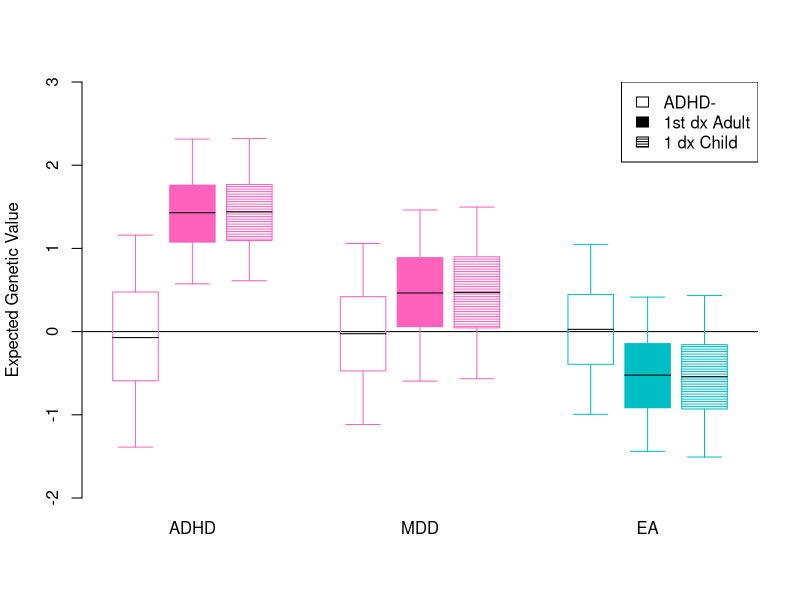

Recreate this plot in R. (Note: this script raises an error after producing the figure.)
gen_cor_norm <- function( n, mu, sigma, rho, pop=F ) {
	
	t <- length( mu )
	X <- matrix( rnorm( t*n ), n, t )
	X.sig <- var( scale( X ) )
	X.sig.C.inv <- solve( chol( X.sig ) )
	X.clean <- scale( X %*% X.sig.C.inv )
	rho.C <- chol( rho )
	Y <- matrix( rep( mu, n ), n, t, byrow=T ) + 
			( X.clean %*% rho.C ) * matrix( rep( sigma, n ), n, t, byrow=T )

	return( Y )
	
}

plot.profiles.age <- function( l.value, p.value, plotName, traits=c("Trait 1", "Trait 2", "Trait 3") ) {
	
	l.1.con <- mean( l.value[ p.value[,1] == 0, 1 ] )
	l.2.con <- mean( l.value[ p.value[,1] == 0, 2 ] )
	l.3.con <- mean( l.value[ p.value[,1] == 0, 3 ] )
			
	l.1.ch <- mean( l.value[ p.value[,1] == 1 & p.value[,4] < 18, 1 ] )
	l.2.ch <- mean( l.value[ p.value[,1] == 1 & p.value[,4] < 18, 2 ] )
	l.3.ch <- mean( l.value[ p.value[,1] == 1 & p.value[,4] < 18, 3 ] )
	
	l.1.adult <- mean( l.value[ p.value[,1] == 1 & p.value[,4] > 18, 1 ] ) 
	l.2.adult <- mean( l.value[ p.value[,1] == 1 & p.value[,4] > 18, 2 ] )
	l.3.adult <- mean( l.value[ p.value[,1] == 1 & p.value[,4] > 18, 3 ] )

	sd.1.con <- sd( l.value[ p.value[,1] == 0, 1 ] ) / 
						sqrt( sum( p.value[,1] == 0 ) )
	sd.2.con <- sd( l.value[ p.value[,1] == 0, 2 ] ) / 
						sqrt( sum( p.value[,1] == 0 ) )
	sd.3.con <- sd( l.value[ p.value[,1] == 0, 3 ] ) / 
						sqrt( sum( p.value[,1] == 0 ) )
			
	sd.1.ch <- sd( l.value[ p.value[,1] == 1 & p.value[,4] < 18, 1 ] ) / 
						sqrt( sum( p.value[,1] == 1 & p.value[,4] < 18 ) )
	sd.2.ch <- sd( l.value[ p.value[,1] == 1 & p.value[,4] < 18, 2 ] ) / 
						sqrt( sum( p.value[,1] == 1 & p.value[,4] < 18 ) )
	sd.3.ch <- sd( l.value[ p.value[,1] == 1 & p.value[,4] < 18, 3 ] ) / 
						sqrt( sum( p.value[,1] == 1 & p.value[,4] < 18 ) )
	
	sd.1.adult <- sd( l.value[ p.value[,1] == 1 & p.value[,4] > 18, 1 ] ) / 
						sqrt( sum( p.value[,1] == 1 & p.value[,4] > 18 ) ) 
	sd.2.adult <- sd( l.value[ p.value[,1] == 1 & p.value[,4] > 18, 2 ] ) / 
						sqrt( sum( p.value[,1] == 1 & p.value[,4] > 18 ) )
	sd.3.adult <- sd( l.value[ p.value[,1] == 1 & p.value[,4] > 18, 3 ] ) / 
						sqrt( sum( p.value[,1] == 1 & p.value[,4] > 18 ) )


	plot.dat <- rbind( 	c( l.1.con, l.1.adult, l.1.ch ),
						c( l.2.con, l.2.adult, l.2.ch ),
						c( l.3.con, l.3.adult, l.3.ch ) )
	plot.sd <- rbind( 	c( sd.1.con, sd.1.adult, sd.1.ch ),
						c( sd.2.con, sd.2.adult, sd.2.ch ),
						c( sd.3.con, sd.3.adult, sd.3.ch ) )
	
	col.cats <- c( "#FF62BC", "#FF62BC", "#00BFC4" )
	dense.cats <- c( 0, NA, 40 )
	angle.cats <- c( NA, NA, 0 )
	
	pdf( plotName )	
	
	b.plot <- print( barplot( t( plot.dat ),
					names.arg=traits, 
					beside=T,
					angle=angle.cats, density=dense.cats, 
					ylab="Expected Genetic Value",
					col=rep( c( "#FF62BC", "#FF62BC", "#00BFC4" ), each=3 ),
#					ylim=c( min( plot.dat ) - 0.1*( max(plot.dat)-min(plot.dat) ),
#							max( plot.dat ) + 0.1*( max(plot.dat)-min(plot.dat) ) )
					ylim=c(-0.75,2)		
				) )
	print( segments( b.plot, t( plot.dat )-1.96*t( plot.sd ), 
			b.plot, t( plot.dat )+1.96*t( plot.sd ) ) )
	print( segments( b.plot-0.25, t( plot.dat )+1.96*t( plot.sd ), 
			b.plot+0.25, t( plot.dat )+1.96*t( plot.sd ) ) )
	print( segments( b.plot-0.25, t( plot.dat )-1.96*t( plot.sd ), 
			b.plot+0.25, t( plot.dat )-1.96*t( plot.sd ) ) )

	print( legend( 'topright', legend=c("ADHD-", "1st dx Adult", "1 dx Child"),
					angle=angle.cats, 
					density=dense.cats, 
					col=rep( c( "#FF62BC", "#FF62BC", "#00BFC4" ), each=3 ) ) )

	dev.off()
	
	out.dat <- list( plot.dat, plot.sd, b.plot )	
	
	return( out.dat )
	
}

plot.profiles.age.bnw <- function( l.value, p.value, plotName, traits=c("Trait 1", "Trait 2", "Trait 3") ) {
	
	l.1.con <- mean( l.value[ p.value[,1] == 0, 1 ] )
	l.2.con <- mean( l.value[ p.value[,1] == 0, 2 ] )
	l.3.con <- mean( l.value[ p.value[,1] == 0, 3 ] )
			
	l.1.ch <- mean( l.value[ p.value[,1] == 1 & p.value[,4] < 18, 1 ] )
	l.2.ch <- mean( l.value[ p.value[,1] == 1 & p.value[,4] < 18, 2 ] )
	l.3.ch <- mean( l.value[ p.value[,1] == 1 & p.value[,4] < 18, 3 ] )
	
	l.1.adult <- mean( l.value[ p.value[,1] == 1 & p.value[,4] > 18, 1 ] ) 
	l.2.adult <- mean( l.value[ p.value[,1] == 1 & p.value[,4] > 18, 2 ] )
	l.3.adult <- mean( l.value[ p.value[,1] == 1 & p.value[,4] > 18, 3 ] )

	q05.1.con <- quantile( l.value[ p.value[,1] == 0, 1 ], 0.05 )
	q05.2.con <- quantile( l.value[ p.value[,1] == 0, 2 ], 0.05 )
	q05.3.con <- quantile( l.value[ p.value[,1] == 0, 3 ], 0.05 )
			
	q05.1.ch <- quantile( l.value[ p.value[,1] == 1 & p.value[,4] < 18, 1 ], 0.05 )
	q05.2.ch <- quantile( l.value[ p.value[,1] == 1 & p.value[,4] < 18, 2 ], 0.05 )
	q05.3.ch <- quantile( l.value[ p.value[,1] == 1 & p.value[,4] < 18, 3 ], 0.05 )
	
	q05.1.adult <- quantile( l.value[ p.value[,1] == 1 & p.value[,4] > 18, 1 ], 0.05 ) 
	q05.2.adult <- quantile( l.value[ p.value[,1] == 1 & p.value[,4] > 18, 2 ], 0.05 )
	q05.3.adult <- quantile( l.value[ p.value[,1] == 1 & p.value[,4] > 18, 3 ], 0.05 )

	q25.1.con <- quantile( l.value[ p.value[,1] == 0, 1 ], 0.25 )
	q25.2.con <- quantile( l.value[ p.value[,1] == 0, 2 ], 0.25 )
	q25.3.con <- quantile( l.value[ p.value[,1] == 0, 3 ], 0.25 )
			
	q25.1.ch <- quantile( l.value[ p.value[,1] == 1 & p.value[,4] < 18, 1 ], 0.25 )
	q25.2.ch <- quantile( l.value[ p.value[,1] == 1 & p.value[,4] < 18, 2 ], 0.25 )
	q25.3.ch <- quantile( l.value[ p.value[,1] == 1 & p.value[,4] < 18, 3 ], 0.25 )
	
	q25.1.adult <- quantile( l.value[ p.value[,1] == 1 & p.value[,4] > 18, 1 ], 0.25 ) 
	q25.2.adult <- quantile( l.value[ p.value[,1] == 1 & p.value[,4] > 18, 2 ], 0.25 )
	q25.3.adult <- quantile( l.value[ p.value[,1] == 1 & p.value[,4] > 18, 3 ], 0.25 )

	q75.1.con <- quantile( l.value[ p.value[,1] == 0, 1 ], 0.75 )
	q75.2.con <- quantile( l.value[ p.value[,1] == 0, 2 ], 0.75 )
	q75.3.con <- quantile( l.value[ p.value[,1] == 0, 3 ], 0.75 )
			
	q75.1.ch <- quantile( l.value[ p.value[,1] == 1 & p.value[,4] < 18, 1 ], 0.75 )
	q75.2.ch <- quantile( l.value[ p.value[,1] == 1 & p.value[,4] < 18, 2 ], 0.75 )
	q75.3.ch <- quantile( l.value[ p.value[,1] == 1 & p.value[,4] < 18, 3 ], 0.75 )
	
	q75.1.adult <- quantile( l.value[ p.value[,1] == 1 & p.value[,4] > 18, 1 ], 0.75 ) 
	q75.2.adult <- quantile( l.value[ p.value[,1] == 1 & p.value[,4] > 18, 2 ], 0.75 )
	q75.3.adult <- quantile( l.value[ p.value[,1] == 1 & p.value[,4] > 18, 3 ], 0.75 )

	q95.1.con <- quantile( l.value[ p.value[,1] == 0, 1 ], 0.95 )
	q95.2.con <- quantile( l.value[ p.value[,1] == 0, 2 ], 0.95 )
	q95.3.con <- quantile( l.value[ p.value[,1] == 0, 3 ], 0.95 )
			
	q95.1.ch <- quantile( l.value[ p.value[,1] == 1 & p.value[,4] < 18, 1 ], 0.95 )
	q95.2.ch <- quantile( l.value[ p.value[,1] == 1 & p.value[,4] < 18, 2 ], 0.95 )
	q95.3.ch <- quantile( l.value[ p.value[,1] == 1 & p.value[,4] < 18, 3 ], 0.95 )
	
	q95.1.adult <- quantile( l.value[ p.value[,1] == 1 & p.value[,4] > 18, 1 ], 0.95 ) 
	q95.2.adult <- quantile( l.value[ p.value[,1] == 1 & p.value[,4] > 18, 2 ], 0.95 )
	q95.3.adult <- quantile( l.value[ p.value[,1] == 1 & p.value[,4] > 18, 3 ], 0.95 )
	
	plot.dat <- rbind( 	c( l.1.con, l.1.adult, l.1.ch ),
						c( l.2.con, l.2.adult, l.2.ch ),
						c( l.3.con, l.3.adult, l.3.ch ) )
	plot.q05 <- rbind( 	c( q05.1.con, q05.1.adult, q05.1.ch ),
						c( q05.2.con, q05.2.adult, q05.2.ch ),
						c( q05.3.con, q05.3.adult, q05.3.ch ) )
	plot.q25 <- rbind( 	c( q25.1.con, q25.1.adult, q25.1.ch ),
						c( q25.2.con, q25.2.adult, q25.2.ch ),
						c( q25.3.con, q25.3.adult, q25.3.ch ) )
	plot.q75 <- rbind( 	c( q75.1.con, q75.1.adult, q75.1.ch ),
						c( q75.2.con, q75.2.adult, q75.2.ch ),
						c( q75.3.con, q75.3.adult, q75.3.ch ) )	
	plot.q95 <- rbind( 	c( q95.1.con, q95.1.adult, q95.1.ch ),
						c( q95.2.con, q95.2.adult, q95.2.ch ),
						c( q95.3.con, q95.3.adult, q95.3.ch ) )
																		
	col.cats <- c( "#FF62BC", "#FF62BC", "#00BFC4" )
	dense.cats <- c( 0, NA, 40 )
	angle.cats <- c( NA, NA, 0 )
	
	pdf( plotName )	
	
	b.plot <- print( barplot( t( plot.dat ),
					names.arg=traits, 
					beside=T,
					angle=angle.cats, density=dense.cats, 
					ylab="Expected Genetic Value",
					col='white', border='white',
#					ylim=c( min( plot.dat ) - 0.1*( max(plot.dat)-min(plot.dat) ),
#							max( plot.dat ) + 0.1*( max(plot.dat)-min(plot.dat) ) )
					ylim=c(-2,3), type='n'		
				) )

	abline( h=0 )

	for ( i in 1:3 ) {
	for ( g in 1:3 ) {
		
		t.col=col.cats[ i ]
		t.border=col.cats[ i ]
		t.angle=angle.cats[ g ]
		t.density=dense.cats[ g ]	

		tempMat <- t( plot.dat )
		tempMat.q05 <- t( plot.q05 )
		tempMat.q25 <- t( plot.q25 )
		tempMat.q75 <- t( plot.q75 )
		tempMat.q95 <- t( plot.q95 )
				
		polygon(	c( b.plot[ g,i ]-0.4, b.plot[ g,i ]+0.4, b.plot[ g,i ]+0.4, b.plot[ g,i ]-0.4 ), 
					c( tempMat.q25[ g,i ], tempMat.q25[ g,i ], tempMat.q75[ g,i ], tempMat.q75[ g,i ] ), 
					col=t.col,
					border=t.border,
					angle=t.angle,
					density=t.density
					)
		segments(	b.plot[ g,i ], tempMat.q75[ g,i ], 
					b.plot[ g,i ], tempMat.q95[ g,i ], 
					col=t.col
					)
		segments(	b.plot[ g,i ], tempMat.q25[ g,i ], 
					b.plot[ g,i ], tempMat.q05[ g,i ], 
					col=t.col
					)							
		segments(	b.plot[ g,i ]+0.3, tempMat.q05[ g,i ], 
					b.plot[ g,i ]-0.3, tempMat.q05[ g,i ], 
					col=t.col
					)	
		segments(	b.plot[ g,i ]+0.3, tempMat.q95[ g,i ], 
					b.plot[ g,i ]-0.3, tempMat.q95[ g,i ], 
					col=t.col
					)
		segments(	b.plot[ g,i ]+0.4, tempMat[ g,i ], 
					b.plot[ g,i ]-0.4, tempMat[ g,i ], 
					col=1
					)					
	}
	}


	print( legend( 'topright', legend=c("ADHD-", "1st dx Adult", "1 dx Child"),
					angle=angle.cats, 
					density=dense.cats, 
					col=rep( c( "#FF62BC", "#FF62BC", "#00BFC4" ), each=3 ) ) )

	dev.off()
	
	out.dat <- list( plot.dat, plot.sd, b.plot )	
	
	return( out.dat )
	
}

## Basic parameters

traits <- c( "ADHD", "MDD", "EA" )
n=100000
m=250
k=c( 0.05, 0.15, NA )
h2=c( 0.7, 0.45, 0.4 )
#h2=c( 0.2, 0.2, 0.2 )
rg=matrix( c( 1, 0.4, -0.5, 0.4, 1, -0.25, -0.5, -0.25, 1), 3, 3 )
re=diag( length(h2) )
onset <- c( 5, 15, NA )		#ADHD uniform: 5 to 20, MDD: uniform 15 to 65
offset <- c( 20, 65, NA)
t <- length( h2 )

## Model 0: Add random, uniform age of onset of ADHD

# Genotypes
g <- matrix( rnorm( n*m ), n, m )
beta <- gen_cor_norm( m, rep(0,t), sqrt(h2/m), rg, pop=F )
# Genetic values
g.value.0 <- g %*% beta
# Environmental values				
e.value.0 <- gen_cor_norm( n, rep(0,t), sqrt(1-h2), re, pop=F )
# Liability values
l.value.0 <- g.value.0 + e.value.0
# Convert liability to 'disorder' phenotypes
p.value.0 <- l.value.0
p.value.0[ ,1 ] <- 1*( l.value.0[,1] >= qnorm( 1-k[1] ) )
p.value.0[ ,2 ] <- 1*( l.value.0[,2] >= qnorm( 1-k[2] ) )

# Add onset
p.value.0 <- cbind( p.value.0, 0 )
p.value.0 <- cbind( p.value.0, 0 )
p.value.0[ , 4 ] <- sample( seq( onset[1], offset[1], by=5 ),
											n, replace=T )
p.value.0[ , 5 ] <- sample( seq( onset[2], offset[2], by=5 ),
											n, replace=T )

#Plot baseline
plot.0 <- plot.profiles.age.bnw( g.value.0, p.value.0,"AdultOnset_Model0.bnw.pdf", traits )

# Model 1a: Add age of onset of ADHD associated with ADHD genetics ( younger = more )
p.value.1a <- p.value.0
p.value.1a[ ,4 ] <- 0
p.value.1a[ g.value.0[,1] < quantile( g.value.0[ l.value.0[,1] >= qnorm( 1-k[1] ),1 ], 0.25 ), 4 ] <- 
			sample( c( 20,20,20,15,10,5), 
#			sample( c( 20,20 ), 			
					replace=T,
					size=sum( g.value.0[,1] < quantile( g.value.0[ l.value.0[,1] >= qnorm( 1-k[1] ), 1 ], 0.25 ) ) 
			)
p.value.1a[ g.value.0[,1] >= quantile( g.value.0[ l.value.0[,1] >= qnorm( 1-k[1] ), 1 ], 0.25 ) & 
			g.value.0[,1] < quantile( g.value.0[ l.value.0[,1] >= qnorm( 1-k[1] ), 1 ], 0.5 ), 4 ] <- 
			sample( c( 20,15,15,15,10,5), 
#			sample( c( 15,15 ), 
					replace=T,
					size=sum( g.value.0[,1] >= quantile( g.value.0[ l.value.0[,1] >= qnorm( 1-k[1] ), 1 ], 0.25 ) & 
							g.value.0[,1] < quantile( g.value.0[ l.value.0[,1] >= qnorm( 1-k[1] ), 1 ], 0.5 ) 
					) 
			)
p.value.1a[ g.value.0[,1] >= quantile( g.value.0[ l.value.0[,1] >= qnorm( 1-k[1] ), 1 ], 0.5 ) & 
			g.value.0[,1] < quantile( g.value.0[ l.value.0[,1] >= qnorm( 1-k[1] ), 1 ], 0.75 ), 4 ] <-
			sample( c( 20,15,10,10,10,5), 
#			sample( c( 10,10 ), 
					replace=T,
					sum( g.value.0[,1] >= quantile( g.value.0[ l.value.0[,1] >= qnorm( 1-k[1] ), 1 ], 0.5 ) & 
							g.value.0[,1] < quantile( g.value.0[ l.value.0[,1] >= qnorm( 1-k[1] ), 1 ], 0.75 ) 
					) 
			)
p.value.1a[ g.value.0[,1] >= quantile( g.value.0[ l.value.0[,1] >= qnorm( 1-k[1] ), 1 ], 0.75 ), 4 ] <-  
			sample( c( 20,15,10,5,5,5), 
#			sample( c( 5,5 ),
					replace=T,
					size=sum( g.value.0[,1] >= quantile( g.value.0[ l.value.0[,1] >= qnorm( 1-k[1] ), 1 ], 0.75 ) ) 
			)

plot.1a <- plot.profiles.age.bnw( g.value.0, p.value.1a,"AdultOnset_Model1a.bnw.pdf", traits )

# Model 1b: Add age of onset of ADHD associated with ADHD genetics ( younger = less )
p.value.1b <- p.value.0
p.value.1b[ ,4 ] <- 0
p.value.1b[ g.value.0[,1] < quantile( g.value.0[ l.value.0[,1] >= qnorm( 1-k[1] ), 1 ], 0.25 ), 4 ] <- 
			sample( c( 20,15,10,5,5,5), 
#			sample( c( 5,5 ),
					replace=T,
					size=sum( g.value.0[,1] < quantile( g.value.0[ l.value.0[,1] >= qnorm( 1-k[1] ), 1 ], 0.25 ) ) 
			)
p.value.1b[ g.value.0[,1] >= quantile( g.value.0[ l.value.0[,1] >= qnorm( 1-k[1] ), 1 ], 0.25 ) & 
			g.value.0[,1] < quantile( g.value.0[ l.value.0[,1] >= qnorm( 1-k[1] ), 1 ], 0.5 ), 4 ] <- 
			sample( c( 20,15,10,10,10,5), 
#			sample( c( 10,10 ), 
					replace=T,
					size=sum( g.value.0[,1] >= quantile( g.value.0[ l.value.0[,1] >= qnorm( 1-k[1] ), 1 ], 0.25 ) & 
							g.value.0[,1] < quantile( g.value.0[ l.value.0[,1] >= qnorm( 1-k[1] ), 1 ], 0.5 ) 
					) 
			)
p.value.1b[ g.value.0[,1] >= quantile( g.value.0[ l.value.0[,1] >= qnorm( 1-k[1] ), 1 ], 0.5 ) & 
			g.value.0[,1] < quantile( g.value.0[ l.value.0[,1] >= qnorm( 1-k[1] ), 1 ], 0.75 ), 4 ] <-
			sample( c( 20,15,15,15,10,5), 
#			sample( c( 15,15 ), 
					replace=T,
					sum( g.value.0[,1] >= quantile( g.value.0[ l.value.0[,1] >= qnorm( 1-k[1] ), 1 ], 0.5 ) & 
							g.value.0[,1] < quantile( g.value.0[ l.value.0[,1] >= qnorm( 1-k[1] ), 1 ], 0.75 ) 
					) 
			)
p.value.1b[ g.value.0[,1] >= quantile( g.value.0[ l.value.0[,1] >= qnorm( 1-k[1] ), 1 ], 0.75 ), 4 ] <-  
			sample( c( 20,20,20,15,10,5), 
#			sample( c( 20,20 ), 			
					replace=T,
					size=sum( g.value.0[,1] >= quantile( g.value.0[ l.value.0[,1] >= qnorm( 1-k[1] ), 1 ], 0.75 ) ) 
			)

plot.1b <- plot.profiles.age.bnw( g.value.0, p.value.1b,"AdultOnset_Model1b.bnw.pdf", traits )

# Model 2: Add childhood onset, and adult including misdiagnosed

#rg.2=matrix( c( 1, 0.4, -0.5, 0.4, 1, -0.25, -0.5, -0.25, 1), 3, 3 )
#rg.2=matrix( c( 1, 0.4, -0.33, 0.4, 1, -0.33, -0.33, -0.33, 1), 3, 3 )
#rg.2=matrix( c( 1, 0.4, -0.25, 0.4, 1, -0.5, -0.25, -0.5, 1), 3, 3 )
#g.value.2 <- gen_cor_norm( n, rep(0,t), sqrt(h2), rg.2, pop=F )
#e.value.2 <- gen_cor_norm( n, rep(0,t), sqrt(1-h2), re, pop=F )
#l.value.2 <- g.value.2 + e.value.2
#p.value.2 <- l.value.2
#p.value.2[ ,1 ] <- 1*( l.value.2[,1] >= qnorm( 1-k[1] ) )
#p.value.2[ ,2 ] <- 1*( l.value.2[,2] >= qnorm( 1-k[2] ) )

p.value.2 <- l.value.0
p.value.2[ ,1 ] <- 1*( l.value.0[,1] >= qnorm( 1-k[1] ) )
p.value.2[ ,2 ] <- 1*( l.value.0[,2] >= qnorm( 1-k[2] ) )

p.value.2 <- cbind( p.value.2, 0 )
p.value.2 <- cbind( p.value.2, 0 )
p.value.2[ ,4 ] <- sample( seq( onset[1], offset[1], by=5 ),
											n, replace=T )
p.value.2[ ,5 ] <- sample( seq( onset[2], offset[2], by=5 ),
											n, replace=T )
											
misDx <- sample( which( p.value.2[,2] == 1 & p.value.2[,4] == 20 ), 
					sum( p.value.2[,2] == 1 & p.value.2[,4] == 20 )/10 )

p.value.2[ misDx, 1 ] <- 1
p.value.2[ misDx, 4 ] <- 20

#plot.2 <- plot.profiles.age( g.value.2, p.value.2,"AdultOnset_Model2.pdf" )
plot.2 <- plot.profiles.age.bnw( g.value.0, p.value.2,"AdultOnset_Model2.bnw.pdf", traits )

# Model 3: Adult have more environmental risk, that is related to EA (active GxE correlation?)
# assign age of onset "pre-diagnosis"
l.value.3 <- l.value.0
l.value.3 <- cbind( l.value.3,0 )
l.value.3 <- cbind( l.value.3,0 )
l.value.3[ ,4 ] <- sample( seq( onset[1], offset[1], by=5 ),
											n, replace=T )
l.value.3[ ,5 ] <- sample( seq( onset[2], offset[2], by=5 ),
											n, replace=T )
											
# Add opposite of EA liability to ADHD, as a function of age 
l.value.3[ l.value.3[,4] == 5, 1 ] <- l.value.3[ l.value.3[,4] == 5, 1 ] - 
										0*l.value.3[ l.value.3[,4] == 5, 3 ]
l.value.3[ l.value.3[,4] == 10, 1 ] <- l.value.3[ l.value.3[,4] == 10, 1 ] - 
										0*l.value.3[ l.value.3[,4] == 10, 3 ]
l.value.3[ l.value.3[,4] == 15, 1 ] <- l.value.3[ l.value.3[,4] == 15, 1 ] - 
										0*l.value.3[ l.value.3[,4] == 15, 3 ]
l.value.3[ l.value.3[,4] == 20, 1 ] <- l.value.3[ l.value.3[,4] == 20, 1 ] - 
										1*l.value.3[ l.value.3[,4] == 20, 3 ]

# Convert to dx							
p.value.3 <- l.value.3
p.value.3[ ,1 ] <- 1*( l.value.3[,1] >= qnorm( 1-k[1] ) )
p.value.3[ ,2 ] <- 1*( l.value.3[,2] >= qnorm( 1-k[2] ) )

plot.3 <- plot.profiles.age.bnw( g.value.0, p.value.3,"AdultOnset_Model3.bnw.pdf", traits )

# Model 4: Adult have more random environmental effects (i.e., onset function of e.value)
p.value.4 <- p.value.0
p.value.4[ ,4 ] <- 0
p.value.4[ e.value.0[,1] < quantile( e.value.0[,1], 0.25 ), 4 ] <- 5
p.value.4[ e.value.0[,1] >= quantile( e.value.0[,1], 0.25 ) & 
			e.value.0[,1] < quantile( e.value.0[,1], 0.5 ), 4 ] <- 10
p.value.4[ e.value.0[,1] >= quantile( e.value.0[,1], 0.5 ) & 
			e.value.0[,1] < quantile( e.value.0[,1], 0.75 ), 4 ] <- 15
p.value.4[ e.value.0[,1] >= quantile( e.value.0[,1], 0.75 ) & 
			e.value.0[,1] < quantile( e.value.0[,1], 1 ), 4 ] <- 20

plot.4 <- plot.profiles.age.bnw( g.value.0, p.value.4,"AdultOnset_Model4.bnw.pdf", traits )




